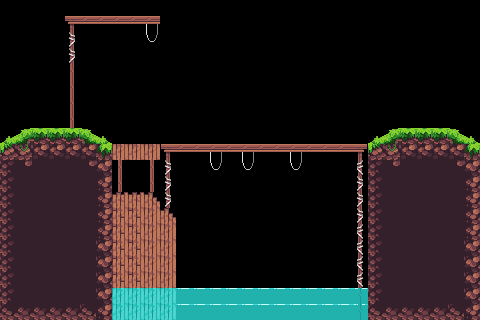

Below is a game level as drawn by its tile map, then a one-line description and the .tmx file that defines it, in full:
An orthogonal 30x20 tile map with 16x16 px tiles, 2 tile layers (Calque de Tuiles 2, Calque de Tuiles 1).

<map version="1.9" tiledversion="1.9.2" orientation="orthogonal" renderorder="right-down" width="30" height="20" tilewidth="16" tileheight="16" infinite="0" nextlayerid="4" nextobjectid="1">
 <tileset firstgid="1" source="Tile map.tsx" />
 <layer id="3" name="Calque de Tuiles 2" width="30" height="20">
  <data encoding="csv">
0,0,0,0,0,0,0,0,0,0,0,0,0,0,0,0,0,0,0,0,0,0,0,0,0,0,0,0,0,0,
0,0,0,0,85,86,86,86,86,87,0,0,0,0,0,0,0,0,0,0,0,0,0,0,0,0,0,0,0,0,
0,0,0,0,110,0,0,0,0,112,0,0,0,0,0,0,0,0,0,0,0,0,0,0,0,0,0,0,0,0,
0,0,0,0,110,0,0,0,0,0,0,0,0,0,0,0,0,0,0,0,0,0,0,0,0,0,0,0,0,0,
0,0,0,0,135,0,0,0,0,0,0,0,0,0,0,0,0,0,0,0,0,0,0,0,0,0,0,0,0,0,
0,0,0,0,135,0,0,0,0,0,0,0,0,0,0,0,0,0,0,0,0,0,0,0,0,0,0,0,0,0,
0,0,0,0,135,0,0,0,0,0,0,0,0,0,0,0,0,0,0,0,0,0,0,0,0,0,0,0,0,0,
0,0,0,0,135,0,0,0,0,0,0,0,0,0,0,0,0,0,0,0,0,0,0,0,0,0,0,0,0,0,
0,0,0,0,0,0,0,0,0,0,0,0,0,0,0,0,0,0,0,0,0,0,0,0,0,0,0,0,0,0,
0,0,0,0,0,0,0,0,0,0,0,0,0,0,0,0,0,0,0,0,0,0,0,0,0,0,0,0,0,0,
0,0,0,0,0,0,0,0,0,0,0,0,0,0,0,0,0,0,0,0,0,0,0,0,0,0,0,0,0,0,
0,0,0,0,0,0,0,0,0,0,0,0,0,0,0,0,0,0,0,0,0,0,0,0,0,0,0,0,0,0,
0,0,0,0,0,0,0,0,0,0,0,0,0,0,0,0,0,0,0,0,0,0,0,0,0,0,0,0,0,0,
0,0,0,0,0,0,0,0,0,0,0,0,0,0,0,0,0,0,0,0,0,0,0,0,0,0,0,0,0,0,
0,0,0,0,0,0,0,0,0,0,0,0,0,0,0,0,0,0,0,0,0,0,0,0,0,0,0,0,0,0,
0,0,0,0,0,0,0,0,0,0,0,0,0,0,0,0,0,0,0,0,0,0,0,0,0,0,0,0,0,0,
0,0,0,0,0,0,0,0,0,0,0,0,0,0,0,0,0,0,0,0,0,0,0,0,0,0,0,0,0,0,
0,0,0,0,0,0,0,0,0,0,0,0,0,0,0,0,0,0,0,0,0,0,0,0,0,0,0,0,0,0,
0,0,0,0,0,0,0,0,0,0,0,60,60,60,60,60,60,60,60,60,60,60,61,0,0,0,0,0,0,0,
0,0,0,0,0,0,0,0,0,0,0,60,60,60,60,60,60,60,60,60,60,60,60,0,0,0,0,0,0,0
</data>
 </layer>
 <layer id="1" name="Calque de Tuiles 1" width="30" height="20">
  <data encoding="csv">
0,0,0,0,0,0,0,0,0,0,0,0,0,0,0,0,0,0,0,0,0,0,0,0,0,0,0,0,0,0,
0,0,0,0,0,0,0,0,0,0,0,0,0,0,0,0,0,0,0,0,0,0,0,0,0,0,0,0,0,0,
0,0,0,0,0,0,0,0,0,0,0,0,0,0,0,0,0,0,0,0,0,0,0,0,0,0,0,0,0,0,
0,0,0,0,0,0,0,0,0,0,0,0,0,0,0,0,0,0,0,0,0,0,0,0,0,0,0,0,0,0,
0,0,0,0,0,0,0,0,0,0,0,0,0,0,0,0,0,0,0,0,0,0,0,0,0,0,0,0,0,0,
0,0,0,0,0,0,0,0,0,0,0,0,0,0,0,0,0,0,0,0,0,0,0,0,0,0,0,0,0,0,
0,0,0,0,0,0,0,0,0,0,0,0,0,0,0,0,0,0,0,0,0,0,0,0,0,0,0,0,0,0,
0,0,0,0,0,0,0,0,0,0,0,0,0,0,0,0,0,0,0,0,0,0,0,0,0,0,0,0,0,0,
8,9,10,10,10,11,12,0,0,0,0,0,0,0,0,0,0,0,0,0,0,0,0,8,9,10,10,10,11,12,
57,34,129,129,129,129,30,209,209,209,85,86,86,87,86,87,86,86,87,86,86,86,88,57,34,129,129,129,129,30,
177,155,154,154,154,155,156,135,0,135,110,0,0,112,0,112,0,0,112,0,0,0,113,177,155,154,154,154,155,156,
177,179,179,179,179,179,181,135,0,135,110,0,0,0,0,0,0,0,0,0,0,0,110,177,179,179,179,179,179,181,
177,179,179,179,179,179,181,184,184,185,110,0,0,0,0,0,0,0,0,0,0,0,110,177,179,179,179,179,179,181,
177,179,179,179,179,179,181,258,258,209,211,0,0,0,0,0,0,0,0,0,0,0,110,177,179,179,179,179,179,181,
177,179,179,179,179,179,181,258,258,209,209,0,0,0,0,0,0,0,0,0,0,0,113,177,179,179,179,179,179,181,
177,204,204,204,204,204,156,258,258,209,209,0,0,0,0,0,0,0,0,0,0,0,113,177,204,204,204,204,204,156,
177,204,204,204,204,204,156,258,258,209,209,0,0,0,0,0,0,0,0,0,0,0,113,177,204,204,204,204,204,156,
177,204,179,204,204,204,156,258,258,209,209,0,0,0,0,0,0,0,0,0,0,0,113,177,204,179,204,204,204,156,
177,204,179,204,204,204,156,186,186,186,186,0,0,0,0,0,0,0,0,0,0,0,188,177,204,179,204,204,204,156,
202,229,229,229,229,228,181,186,186,186,186,0,0,0,0,0,0,0,0,0,0,0,188,202,229,229,229,229,228,181
</data>
 </layer>
</map>
